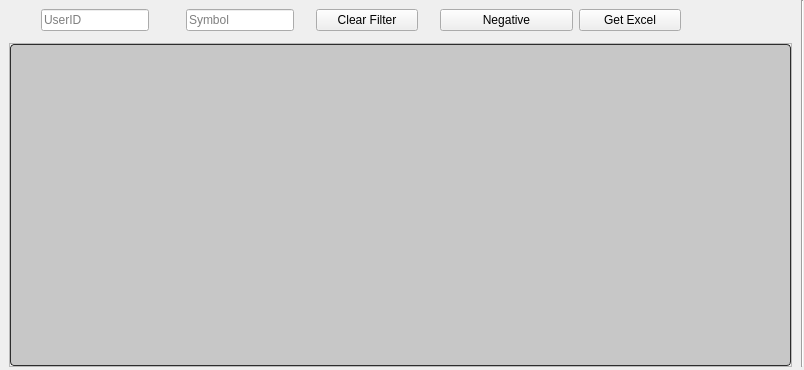
<?xml version="1.0" encoding="UTF-8"?>
<ui version="4.0">
 <class>MainWindow</class>
 <widget class="QMainWindow" name="MainWindow">
  <property name="geometry">
   <rect>
    <x>0</x>
    <y>0</y>
    <width>804</width>
    <height>370</height>
   </rect>
  </property>
  <property name="windowTitle">
   <string>MainWindow</string>
  </property>
  <property name="dockOptions">
   <set>QMainWindow::AllowNestedDocks|QMainWindow::AllowTabbedDocks|QMainWindow::AnimatedDocks|QMainWindow::ForceTabbedDocks|QMainWindow::GroupedDragging|QMainWindow::VerticalTabs</set>
  </property>
  <widget class="QWidget" name="centralwidget">
   <layout class="QGridLayout" name="gridLayout">
    <property name="leftMargin">
     <number>0</number>
    </property>
    <property name="topMargin">
     <number>0</number>
    </property>
    <property name="rightMargin">
     <number>0</number>
    </property>
    <property name="bottomMargin">
     <number>0</number>
    </property>
    <property name="horizontalSpacing">
     <number>3</number>
    </property>
    <property name="verticalSpacing">
     <number>0</number>
    </property>
    <item row="2" column="2">
     <widget class="QFrame" name="mainFrame">
      <property name="sizePolicy">
       <sizepolicy hsizetype="Expanding" vsizetype="Expanding">
        <horstretch>0</horstretch>
        <verstretch>0</verstretch>
       </sizepolicy>
      </property>
      <property name="frameShape">
       <enum>QFrame::StyledPanel</enum>
      </property>
      <property name="frameShadow">
       <enum>QFrame::Raised</enum>
      </property>
      <layout class="QGridLayout" name="gridLayout_4">
       <property name="leftMargin">
        <number>0</number>
       </property>
       <property name="topMargin">
        <number>0</number>
       </property>
       <property name="rightMargin">
        <number>0</number>
       </property>
       <property name="bottomMargin">
        <number>0</number>
       </property>
       <property name="spacing">
        <number>0</number>
       </property>
       <item row="0" column="0">
        <widget class="QTableView" name="tableView">
         <property name="font">
          <font>
           <pointsize>11</pointsize>
          </font>
         </property>
         <property name="styleSheet">
          <string notr="true">QTreeView:branch:selected, QTreeView:branch:hover {
  background: url(&quot;:/qss_icons/rc/transparent.png&quot;);
}

QTreeView:branch:has-siblings:!adjoins-item {
  border-image: url(&quot;:/qss_icons/rc/branch_line.png&quot;) 0;
}

QTreeView:branch:has-siblings:adjoins-item {
  border-image: url(&quot;:/qss_icons/rc/branch_more.png&quot;) 0;
}

QTreeView:branch:!has-children:!has-siblings:adjoins-item {
  border-image: url(&quot;:/qss_icons/rc/branch_end.png&quot;) 0;
}

QTreeView:branch:has-children:!has-siblings:closed, QTreeView:branch:closed:has-children:has-siblings {
  border-image: none;
  image: url(&quot;:/qss_icons/rc/branch_closed.png&quot;);
}

QTreeView:branch:open:has-children:!has-siblings, QTreeView:branch:open:has-children:has-siblings {
  border-image: none;
  image: url(&quot;:/qss_icons/rc/branch_open.png&quot;);
}

QTreeView:branch:has-children:!has-siblings:closed:hover, QTreeView:branch:closed:has-children:has-siblings:hover {
  image: url(&quot;:/qss_icons/rc/branch_closed_focus.png&quot;);
}

QTreeView:branch:open:has-children:!has-siblings:hover, QTreeView:branch:open:has-children:has-siblings:hover {
  image: url(&quot;:/qss_icons/rc/branch_open_focus.png&quot;);
}

QTreeView::indicator:checked,
QListView::indicator:checked {
  image: url(&quot;:/qss_icons/rc/checkbox_checked.png&quot;);
}

QTreeView::indicator:checked:hover, QTreeView::indicator:checked:focus, QTreeView::indicator:checked:pressed,
QListView::indicator:checked:hover,
QListView::indicator:checked:focus,
QListView::indicator:checked:pressed {
  image: url(&quot;:/qss_icons/rc/checkbox_checked_focus.png&quot;);
}

QTreeView::indicator:unchecked,
QListView::indicator:unchecked {
  image: url(&quot;:/qss_icons/rc/checkbox_unchecked.png&quot;);
}

QTreeView::indicator:unchecked:hover, QTreeView::indicator:unchecked:focus, QTreeView::indicator:unchecked:pressed,
QListView::indicator:unchecked:hover,
QListView::indicator:unchecked:focus,
QListView::indicator:unchecked:pressed {
  image: url(&quot;:/qss_icons/rc/checkbox_unchecked_focus.png&quot;);
}

QTreeView::indicator:indeterminate,
QListView::indicator:indeterminate {
  image: url(&quot;:/qss_icons/rc/checkbox_indeterminate.png&quot;);
}

QTreeView::indicator:indeterminate:hover, QTreeView::indicator:indeterminate:focus, QTreeView::indicator:indeterminate:pressed,
QListView::indicator:indeterminate:hover,
QListView::indicator:indeterminate:focus,
QListView::indicator:indeterminate:pressed {
  image: url(&quot;:/qss_icons/rc/checkbox_indeterminate_focus.png&quot;);
}

QTreeView,
QListView,
QTableView,
QColumnView {
  background-color: #c7c7c7;
  border: 1px solid #2d2d2d;
  color: #000000;
  gridline-color: #2d2d2d;
  border-radius: 4px;
}

QTreeView:disabled,
QListView:disabled,
QTableView:disabled,
QColumnView:disabled {
  background-color: #c7c7c7;
  color: #000000;
}

QTreeView:selected,
QListView:selected,
QTableView:selected,
QColumnView:selected {
  background-color: #c7c7c7;
  color: #000000;
}

QTreeView:hover,
QListView:hover,
QTableView:hover,
QColumnView:hover {
  background-color: #c7c7c7;
  border: 1px solid #148CD2;
}

QTreeView::item:pressed,
QListView::item:pressed,
QTableView::item:pressed,
QColumnView::item:pressed {
  background-color: #c7c7c7;
}

QTreeView::item:selected:hover,
QListView::item:selected:hover,
QTableView::item:selected:hover,
QColumnView::item:selected:hover {
  background: #c7c7c7;
  color: #000000;
}

QTreeView::item:selected:active,
QListView::item:selected:active,
QTableView::item:selected:active,
QColumnView::item:selected:active {
background-color: palette(highlight);
 color: palette(highlightedText);
}

QTreeView::item:!selected:hover,
QListView::item:!selected:hover,
QTableView::item:!selected:hover,
QColumnView::item:!selected:hover {
  outline: 0;
  color: #148CD2;
  background-color: #2d2d2d;
}

QTableCornerButton::section {
  background-color: #282828;
  border: 1px transparent #2d2d2d;
  border-radius: 0px;
}
</string>
         </property>
         <property name="selectionBehavior">
          <enum>QAbstractItemView::SelectRows</enum>
         </property>
         <property name="showGrid">
          <bool>true</bool>
         </property>
         <property name="sortingEnabled">
          <bool>true</bool>
         </property>
         <attribute name="verticalHeaderDefaultSectionSize">
          <number>23</number>
         </attribute>
        </widget>
       </item>
      </layout>
     </widget>
    </item>
    <item row="1" column="2">
     <widget class="Line" name="line_2">
      <property name="styleSheet">
       <string notr="true">background-color: transparent;</string>
      </property>
      <property name="orientation">
       <enum>Qt::Horizontal</enum>
      </property>
     </widget>
    </item>
    <item row="3" column="1">
     <widget class="Line" name="line_18">
      <property name="orientation">
       <enum>Qt::Horizontal</enum>
      </property>
     </widget>
    </item>
    <item row="0" column="4" rowspan="3">
     <widget class="Line" name="line_17">
      <property name="orientation">
       <enum>Qt::Vertical</enum>
      </property>
     </widget>
    </item>
    <item row="2" column="3">
     <widget class="Line" name="line_3">
      <property name="styleSheet">
       <string notr="true">background-color: transparent;</string>
      </property>
      <property name="orientation">
       <enum>Qt::Vertical</enum>
      </property>
     </widget>
    </item>
    <item row="2" column="0">
     <widget class="Line" name="line">
      <property name="styleSheet">
       <string notr="true">background-color: transparent;</string>
      </property>
      <property name="orientation">
       <enum>Qt::Vertical</enum>
      </property>
     </widget>
    </item>
    <item row="0" column="1" colspan="3">
     <widget class="QWidget" name="indexBar" native="true">
      <property name="sizePolicy">
       <sizepolicy hsizetype="Preferred" vsizetype="Minimum">
        <horstretch>0</horstretch>
        <verstretch>0</verstretch>
       </sizepolicy>
      </property>
      <property name="minimumSize">
       <size>
        <width>0</width>
        <height>0</height>
       </size>
      </property>
      <property name="styleSheet">
       <string notr="true">QTreeView:branch:selected, QTreeView:branch:hover {
  background: url(&quot;:/qss_icons/rc/transparent.png&quot;);
}

QTreeView:branch:has-siblings:!adjoins-item {
  border-image: url(&quot;:/qss_icons/rc/branch_line.png&quot;) 0;
}

QTreeView:branch:has-siblings:adjoins-item {
  border-image: url(&quot;:/qss_icons/rc/branch_more.png&quot;) 0;
}

QTreeView:branch:!has-children:!has-siblings:adjoins-item {
  border-image: url(&quot;:/qss_icons/rc/branch_end.png&quot;) 0;
}

QTreeView:branch:has-children:!has-siblings:closed, QTreeView:branch:closed:has-children:has-siblings {
  border-image: none;
  image: url(&quot;:/qss_icons/rc/branch_closed.png&quot;);
}

QTreeView:branch:open:has-children:!has-siblings, QTreeView:branch:open:has-children:has-siblings {
  border-image: none;
  image: url(&quot;:/qss_icons/rc/branch_open.png&quot;);
}

QTreeView:branch:has-children:!has-siblings:closed:hover, QTreeView:branch:closed:has-children:has-siblings:hover {
  image: url(&quot;:/qss_icons/rc/branch_closed_focus.png&quot;);
}

QTreeView:branch:open:has-children:!has-siblings:hover, QTreeView:branch:open:has-children:has-siblings:hover {
  image: url(&quot;:/qss_icons/rc/branch_open_focus.png&quot;);
}

QTreeView::indicator:checked,
QListView::indicator:checked {
  image: url(&quot;:/qss_icons/rc/checkbox_checked.png&quot;);
}

QTreeView::indicator:checked:hover, QTreeView::indicator:checked:focus, QTreeView::indicator:checked:pressed,
QListView::indicator:checked:hover,
QListView::indicator:checked:focus,
QListView::indicator:checked:pressed {
  image: url(&quot;:/qss_icons/rc/checkbox_checked_focus.png&quot;);
}

QTreeView::indicator:unchecked,
QListView::indicator:unchecked {
  image: url(&quot;:/qss_icons/rc/checkbox_unchecked.png&quot;);
}

QTreeView::indicator:unchecked:hover, QTreeView::indicator:unchecked:focus, QTreeView::indicator:unchecked:pressed,
QListView::indicator:unchecked:hover,
QListView::indicator:unchecked:focus,
QListView::indicator:unchecked:pressed {
  image: url(&quot;:/qss_icons/rc/checkbox_unchecked_focus.png&quot;);
}

QTreeView::indicator:indeterminate,
QListView::indicator:indeterminate {
  image: url(&quot;:/qss_icons/rc/checkbox_indeterminate.png&quot;);
}

QTreeView::indicator:indeterminate:hover, QTreeView::indicator:indeterminate:focus, QTreeView::indicator:indeterminate:pressed,
QListView::indicator:indeterminate:hover,
QListView::indicator:indeterminate:focus,
QListView::indicator:indeterminate:pressed {
  image: url(&quot;:/qss_icons/rc/checkbox_indeterminate_focus.png&quot;);
}

QTreeView,
QListView,
QTableView,
QColumnView {
  background-color: #ffffff;
  border: 1px solid #2d2d2d;
  color: #F0F0F0;
  gridline-color: #2d2d2d;
  border-radius: 4px;
}

QTreeView:disabled,
QListView:disabled,
QTableView:disabled,
QColumnView:disabled {
  background-color: #1e1e1e;
  color: #787878;
}

QTreeView:selected,
QListView:selected,
QTableView:selected,
QColumnView:selected {
  background-color: #ffffff;
  color: #2d2d2d;
}

QTreeView:hover,
QListView:hover,
QTableView:hover,
QColumnView:hover {
  background-color: #ffffff;
  border: 1px solid #148CD2;
}

QTreeView::item:pressed,
QListView::item:pressed,
QTableView::item:pressed,
QColumnView::item:pressed {
  background-color: #ffffff;
}

QTreeView::item:selected:hover,
QListView::item:selected:hover,
QTableView::item:selected:hover,
QColumnView::item:selected:hover {
  background: #ffffff;
  color: #282828;
}

QTreeView::item:selected:active,
QListView::item:selected:active,
QTableView::item:selected:active,
QColumnView::item:selected:active {
background-color: palette(highlight);
 color: palette(highlightedText);
}

QTreeView::item:!selected:hover,
QListView::item:!selected:hover,
QTableView::item:!selected:hover,
QColumnView::item:!selected:hover {
  outline: 0;
  color: #148CD2;
  background-color: #2d2d2d;
}

QTableCornerButton::section {
  background-color: #282828;
  border: 1px transparent #2d2d2d;
  border-radius: 0px;
}
</string>
      </property>
      <layout class="QGridLayout" name="gridLayout_2">
       <item row="0" column="1" rowspan="3">
        <widget class="QLineEdit" name="le_text">
         <property name="sizePolicy">
          <sizepolicy hsizetype="Preferred" vsizetype="Fixed">
           <horstretch>0</horstretch>
           <verstretch>0</verstretch>
          </sizepolicy>
         </property>
         <property name="maximumSize">
          <size>
           <width>200</width>
           <height>16777215</height>
          </size>
         </property>
         <property name="placeholderText">
          <string>UserID</string>
         </property>
        </widget>
       </item>
       <item row="0" column="3" rowspan="3">
        <widget class="QLineEdit" name="le_text_2">
         <property name="sizePolicy">
          <sizepolicy hsizetype="Preferred" vsizetype="Fixed">
           <horstretch>0</horstretch>
           <verstretch>0</verstretch>
          </sizepolicy>
         </property>
         <property name="maximumSize">
          <size>
           <width>200</width>
           <height>16777215</height>
          </size>
         </property>
         <property name="placeholderText">
          <string>Symbol</string>
         </property>
        </widget>
       </item>
       <item row="0" column="5" rowspan="3">
        <widget class="QPushButton" name="pbClearfilter">
         <property name="maximumSize">
          <size>
           <width>200</width>
           <height>16777215</height>
          </size>
         </property>
         <property name="text">
          <string>Clear Filter</string>
         </property>
        </widget>
       </item>
       <item row="0" column="7" rowspan="3" colspan="2">
        <widget class="QPushButton" name="pbNeg">
         <property name="maximumSize">
          <size>
           <width>200</width>
           <height>16777215</height>
          </size>
         </property>
         <property name="text">
          <string>Negative</string>
         </property>
        </widget>
       </item>
       <item row="0" column="9" rowspan="3">
        <widget class="QPushButton" name="pbGetExcel">
         <property name="maximumSize">
          <size>
           <width>200</width>
           <height>16777215</height>
          </size>
         </property>
         <property name="text">
          <string>Get Excel</string>
         </property>
        </widget>
       </item>
       <item row="1" column="4">
        <widget class="Line" name="line_5">
         <property name="maximumSize">
          <size>
           <width>10</width>
           <height>16777215</height>
          </size>
         </property>
         <property name="styleSheet">
          <string notr="true">background-color: transparent;</string>
         </property>
         <property name="orientation">
          <enum>Qt::Horizontal</enum>
         </property>
        </widget>
       </item>
       <item row="1" column="6" rowspan="2">
        <widget class="Line" name="line_8">
         <property name="maximumSize">
          <size>
           <width>10</width>
           <height>16777215</height>
          </size>
         </property>
         <property name="styleSheet">
          <string notr="true">background-color: transparent;</string>
         </property>
         <property name="orientation">
          <enum>Qt::Horizontal</enum>
         </property>
        </widget>
       </item>
       <item row="1" column="8" rowspan="2">
        <widget class="Line" name="line_10">
         <property name="maximumSize">
          <size>
           <width>25</width>
           <height>16777215</height>
          </size>
         </property>
         <property name="styleSheet">
          <string notr="true">background-color: transparent;</string>
         </property>
         <property name="orientation">
          <enum>Qt::Horizontal</enum>
         </property>
        </widget>
       </item>
       <item row="1" column="10" rowspan="2">
        <widget class="Line" name="line_6">
         <property name="minimumSize">
          <size>
           <width>1</width>
           <height>0</height>
          </size>
         </property>
         <property name="styleSheet">
          <string notr="true">background-color:transparent</string>
         </property>
         <property name="orientation">
          <enum>Qt::Horizontal</enum>
         </property>
        </widget>
       </item>
       <item row="2" column="0">
        <widget class="Line" name="line_4">
         <property name="maximumSize">
          <size>
           <width>20</width>
           <height>16777215</height>
          </size>
         </property>
         <property name="styleSheet">
          <string notr="true">background-color: transparent;</string>
         </property>
         <property name="orientation">
          <enum>Qt::Horizontal</enum>
         </property>
        </widget>
       </item>
       <item row="2" column="2">
        <widget class="Line" name="line_7">
         <property name="maximumSize">
          <size>
           <width>25</width>
           <height>16777215</height>
          </size>
         </property>
         <property name="styleSheet">
          <string notr="true">background-color: transparent;</string>
         </property>
         <property name="orientation">
          <enum>Qt::Horizontal</enum>
         </property>
        </widget>
       </item>
       <item row="2" column="4">
        <widget class="Line" name="line_9">
         <property name="maximumSize">
          <size>
           <width>25</width>
           <height>16777215</height>
          </size>
         </property>
         <property name="styleSheet">
          <string notr="true">background-color: transparent;</string>
         </property>
         <property name="orientation">
          <enum>Qt::Horizontal</enum>
         </property>
        </widget>
       </item>
      </layout>
     </widget>
    </item>
   </layout>
  </widget>
 </widget>
 <resources>
  <include location="C:/Users/HP/Desktop/Autotrader-Reborn2.1/Resourses/icons/icons.qrc"/>
 </resources>
 <connections/>
</ui>
